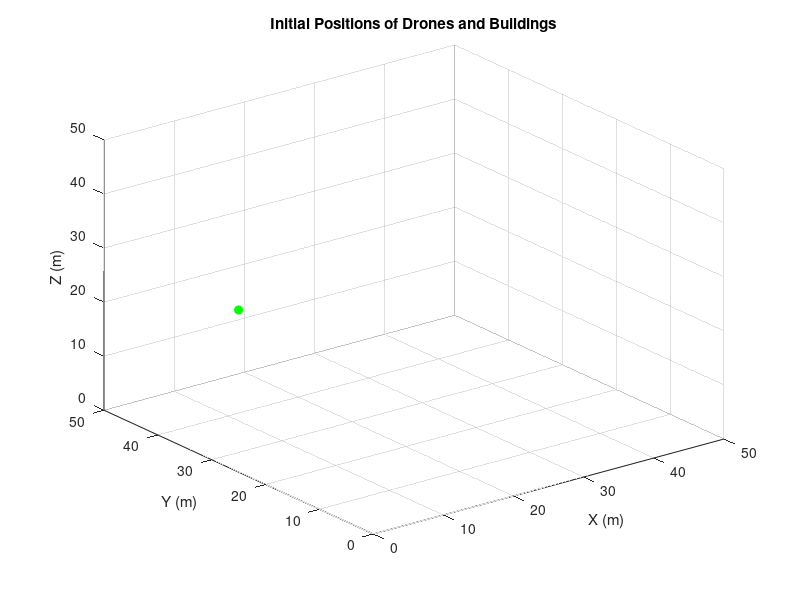

Source code (MATLAB):
clc; clear; close all;

% === SIMULATION PARAMETERS ===
numDrones = 1;% Total number of drones )
gridSize = 50;               % Adjusted grid size for a road length of 500m
xMax = 50;                   % Maximum X-coordinate (500 meters for road length)
yMax = 50;                    % Maximum Y-coordinate (10m building, 2m siewalk, 10m  lane, 4m gap, 10m lane , 2m sidewalk, 10m building)
zMax = 50;                   % Maximum Z-coordinate (for drones at 100 meters)
freq = 1000;                  % Base frequency of drone sound (Hz)

temperature = 20;    % Temperature in Celsius
humidity = 100;      % Relative humidity in percentage
pressure = 101325;   % Atmospheric pressure in Pa

speedOfSound = 343;  % Speed of sound in air (m/s)
timeStep = 1;        % Time step for simulation (seconds)
totalTime = 50;      % Total simulation time (seconds)
numTimeSteps = totalTime / timeStep + 1;  % Number of timesteps

% === DEFINE DRONE FAMILIES ===
droneFamilies = struct(...
    'Taxi', struct('fraction', 0.2, 'soundLevel', 90), ...
    'Delivery', struct('fraction', 0.3, 'soundLevel', 80), ...
    'Recreational', struct('fraction', 0.5, 'soundLevel', 70));

% === COMPUTE NUMBER OF DRONES PER FAMILY ===
droneTypes = fieldnames(droneFamilies);
numDronesPerType = struct();

for i = 1:numel(droneTypes)
    type = droneTypes{i};
    numDronesPerType.(type) = round(numDrones * droneFamilies.(type).fraction);
end

% Adjust last category to ensure total sum equals numDrones
numDronesPerType.Recreational = numDrones - (numDronesPerType.Taxi + numDronesPerType.Delivery);

% === INITIALIZE DRONE DATA ===
droneData(numDrones) = struct('Type', '', 'SoundLevel', 0, 'Pos', zeros([1,3]),'Vel', zeros([1,3]));

% --- Subgroup 1: Recreational Drones ---
droneData(1).Type = 'Recreational';
droneData(1).SoundLevel = droneFamilies.Recreational.soundLevel;
droneData(1).Pos = [0,yMax/2,30]; % X, Y, Z positions
droneData(1).Vel = [1, 0, 0]; % Moving at 1 m/s along X





% === BUILDING DEFINITION (3D BOUNDING BOX) WITH GAPS FOR CROSSINGS ===
% Define buildings as [xmin, ymin, zmin, xmax, ymax, zmax]
buildings = [
];


% === CREATE 3D GRID ===
x = linspace(0, xMax, gridSize);
y = linspace(0, yMax, gridSize);
z = linspace(0, zMax, gridSize);
[X, Y, Z] = meshgrid(x, y, z);

%%  === PLOTTING THE SIMULATION DATA ===
% Plot buildings
figure;
hold on;
for i = 1:size(buildings, 1)
    % Plot each building (as a rectangle in 3D)
    fill3([buildings(i, 1), buildings(i, 1), buildings(i, 4), buildings(i, 4)], ...
          [buildings(i, 2), buildings(i, 5), buildings(i, 5), buildings(i, 2)], ...
          [buildings(i, 3), buildings(i, 3), buildings(i, 6), buildings(i, 6)], 'k');
end

% Plot drone positions
% Recreational Drones
for i = 1:1
    plot3(droneData(i).Pos(1), droneData(i).Pos(2), droneData(i).Pos(3), 'go', 'MarkerFaceColor', 'g');
end

% Labeling
xlabel('X (m)');
ylabel('Y (m)');
zlabel('Z (m)');
title('Initial Positions of Drones and Buildings');
grid on;
axis([0 xMax 0 yMax 0 zMax]);
view(3);
hold off;

